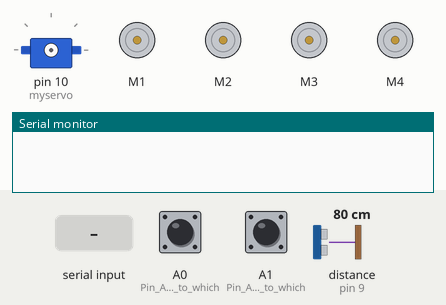
A sketch run on a simulated Arduino Uno, built with avr-gcc and run on an emulated ATmega328P. Parts: servo, 4 × DC motor (green arrow = forward, orange = backward, longer = faster), the last lines printed to the serial monitor. The test bench sets the inputs (shaded band); at power-on: A0 (Pin_A0_is_input_to_which) HIGH, A1 (Pin_A1_is_input_to_which) HIGH, distance to the obstacle (sensor on pin 9) 80 cm.

Above: at 1.2 s.
1.3 s: "a90\n" received over Serial
At 4.1 s:
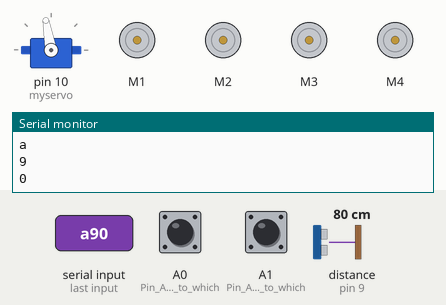
4.3 s: "q" received over Serial
5.8 s: "g" received over Serial
At 7.1 s:
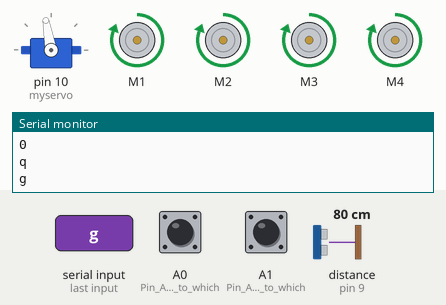
7.5 s: "a,45\n" received over Serial
At 8.66 s:
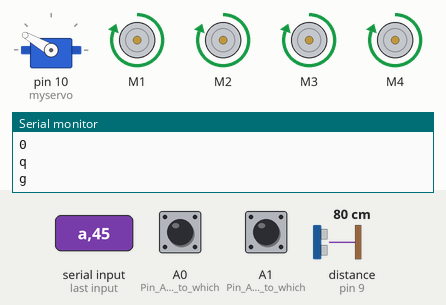
10.5 s: "b90\n" received over Serial
At 10.61 s:
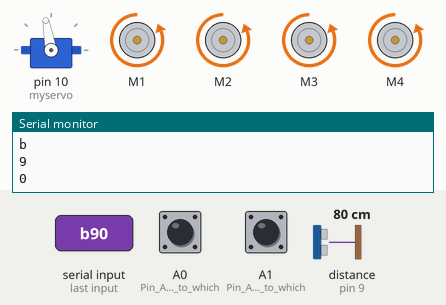
12.2 s: "l90\n" received over Serial
At 12.44 s:
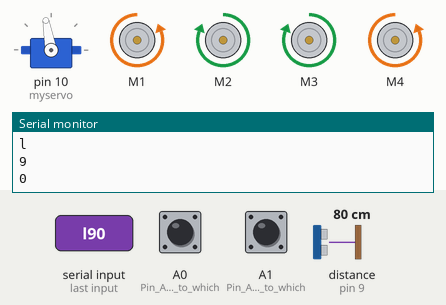
Timing chart, 0 to 15.0 s (numbered marks = the images above; inputs shaded):
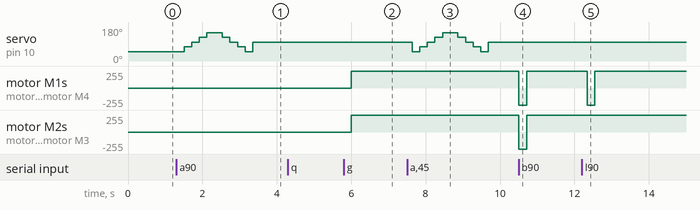

Measured:
- after the input at 1.3 s, servo on pin 10 (myservo): 50° → 75° after 0.21 s, → 100° 0.21 s later, → 125° 0.21 s later, → 150° 0.21 s later, … (9 changes in this stretch)
- after the input at 5.8 s, motor M1–4: stopped → forward 255/255 after 0.21 s
- after the input at 7.5 s, servo on pin 10 (myservo): 100° → 50° after 0.14 s, → 75° 0.21 s later, → 100° 0.21 s later, → 125° 0.21 s later, … (10 changes in this stretch)
- after the input at 10.5 s, motor M1–4: forward 255/255 → backward 255/255 at once, → forward 255/255 0.21 s later
- after the input at 12.2 s, motor M1, motor M4: forward 255/255 → backward 255/255 after 0.14 s, → forward 255/255 0.21 s later

The sketch:

robot001.ino
```cpp
#include <AFMotor.h>
#include <NewPing.h>
#include <Servo.h>

// Motors control

AF_DCMotor motors[4] = { AF_DCMotor(1), AF_DCMotor(2), AF_DCMotor(3), AF_DCMotor(4) };

const double CD = 0.220 / 20.; // meters
int pinA0 = HIGH;
int pinA1 = HIGH;
volatile double speed0 = 0;
volatile double speed1 = 0;
volatile unsigned long m0 = millis();
volatile unsigned long m1 = millis();
int maxSpeedDelay = 200;

#define LEFT 3
#define RIGHT 4

int speed = 255;
boolean runAutopilot = false;

/* move robot in direction with speed */
void move(int dir, int speed) {
  for (int i = 0; i < sizeof(motors) / sizeof(*motors); i++) {
    switch (dir) {
      case FORWARD:
      case BACKWARD:
        motors[i].run(dir);
        break;
      case RIGHT:
        if (i == 0 || i == 3)
          motors[i].run(FORWARD);
        else
          motors[i].run(BACKWARD);
        break;
      case LEFT:
        if (i == 0 || i == 3)
          motors[i].run(BACKWARD);
        else
          motors[i].run(FORWARD);
        break;
      default:
        motors[i].run(RELEASE);
    }
    motors[i].setSpeed(speed);
  }
}

void forward() {
  move(FORWARD, speed);
}

void stop() {
  move(RELEASE, 0);
}

void left() {
  move(LEFT, speed);
}

void right() {
  move(RIGHT, speed);
}

void backward() {
  move(BACKWARD, speed);
}

// Sensor ultrasonic

Servo myservo;
NewPing sonar(9, 9, 200);

const int initAngle = 100;
const int angles[] = {initAngle - 50, initAngle - 25, initAngle, initAngle + 25, initAngle + 50};
int dist[5];
byte med = sizeof(angles) / sizeof(*angles) / 2;

void radar(boolean rev = false) {
  myservo.attach(10);
  byte cnt = sizeof(angles) / sizeof(*angles);
  for (byte i = 0; i < cnt; i++) {
   byte a = rev ? cnt - i - 1 : i;
    myservo.write(angles[a]);
    delay(100);
    int d = sonar.ping() / US_ROUNDTRIP_CM;
    delay(100);
    dist[a] = d;
  }
  myservo.detach();
}

void lookForward() {
  myservo.attach(10);
  myservo.write(angles[med]);
  delay(100);
  int d = sonar.ping() / US_ROUNDTRIP_CM;
  delay(100);
//  dist[med] = (dist[med] + d) / 2; //filter
  dist[med] = d; //filter
  myservo.detach();
}

/* print radar */
void printAngleDist() {
  for (int i = 0; i < sizeof(dist) / sizeof(*dist); i++) {
    Serial.print(angles[i] - initAngle);
    Serial.print(":");
    Serial.println(dist[i]);
  }
}


void autopilot() {
  lookForward();
  if (dist[med] > 40) {
    forward();
    delay(100);
  } else {
    stop();
    radar();
    backward();
    delay(100);
    stop();
    if (dist[0] > dist[med * 2]) {
      right();
    } else {
      left();
    }
    delay(300);
    stop();
    lookForward();
  }
}

void printSpeed() {
  Serial.print(speed0);
  Serial.print(" - ");
  Serial.print(speed1);
  Serial.println(" (m/s)");
}

void serialEvent() {
  while (Serial.available()) {
    // get the new byte:
    char inChar = (char)Serial.read();
    // add it to the inputString:
    switch (inChar) {
      case 'a':
        radar();
        radar(true);
        lookForward();
        printAngleDist();
        break;
      case 'f':
        forward();
        break;
      case 'b':
        backward();
        break;
      case 'l':
        left();
        break;
      case 'r':
        right();
        break;
      case 's':
        speed = map(Serial.parseInt(), 0, 255, 0, 255);
        Serial.print("Set speed to ");
        Serial.println(speed);
        printSpeed();
        break;
      case 'q':
        runAutopilot = false;
        stop();
        break;
      case 'g':
        runAutopilot = true;
        break;
    }
    Serial.println(inChar);
  }
}


//void speedCorrection() {
//  if (speed0 > 0 && speed1 > 0) {
//    leftSpeed = speed1 / max(speed0, speed1) * 255.;
//    rightSpeed = speed0 / max(speed0, speed1) * 255.;
//    motor1.setSpeed(motor1Speed);
//    motor2.setSpeed(motor2Speed);
//  }
//}

void detectStop() {
  unsigned long m = millis();
  if (m - m0 > maxSpeedDelay) speed0 = 0;
  if (m - m1 > maxSpeedDelay) speed1 = 0;
}


void InitialiseIO(){
  pinMode(A0, INPUT);	   // Pin A0 is input to which a switch is connected
  digitalWrite(A0, HIGH);   // Configure internal pull-up resistor
  pinMode(A1, INPUT);	   // Pin A1 is input to which a switch is connected
  digitalWrite(A1, HIGH);   // Configure internal pull-up resistor
}

void InitialiseInterrupt(){
  cli();		// switch interrupts off while messing with their settings
  PCICR =0x02;          // Enable PCINT1 interrupt
  PCMSK1 = 0b00000011;
  sei();		// turn interrupts back on
}

inline double filter(double p, double n) {
  double factor = 0.1;
  return p * (1.0 - factor) + n * factor;
}

ISR(PCINT1_vect) {
  // Interrupt service routine. Every single PCINT8..14 (=ADC0..5) change
  // will generate an interrupt: but this will always be the same interrupt routine
  int currA0 = digitalRead(A0), currA1 = digitalRead(A1);
  unsigned long m = millis();
  if (currA0==HIGH && pinA0==LOW) {
    speed0 = filter(speed0, CD / (double)(m - m0) * 1000.);
    m0 = m;
  }
  if (currA1==HIGH && pinA1 == LOW) {
    speed1 = filter(speed1, CD / (double)(m - m1) * 1000.);
    m1 = m;
  }
  pinA0 = currA0; pinA1 = currA1;
}

void setup() {
    Serial.begin(9600);
    InitialiseIO();
    InitialiseInterrupt();
}

void loop() {
  detectStop();
  if (runAutopilot) {
    autopilot();
  }
//  speedCorrection();
//  delay(maxSpeedDelay);
}
```
